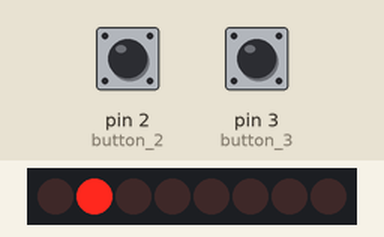
A sketch run on a simulated Arduino Uno, built with avr-gcc and run on an emulated ATmega328P. Parts: 8 shift-register outputs drawn as a row of LEDs (first output left, lit = HIGH). Wiring (inferred from the names in the program): shift register (74HC595): data pin 9; shift clock pin 13; latch pin 12. Wiring (inferred from the signals the program sends): row of LEDs: on Q0, Q1, Q2, Q3, Q4, Q5, Q6, Q7. Inputs (shaded band) come from the test bench; at power-on: pin 2 (button_2) HIGH, pin 3 (button_3) HIGH.

Above: at 1.6 s.
1.7 s: pin 2 (button_2) pulled LOW for 1 s
At 3.8 s:
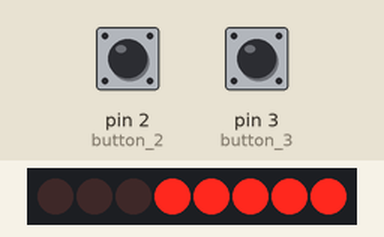
5.7 s: pin 3 (button_3) pulled LOW for 3.2 s
At 8.7 s:
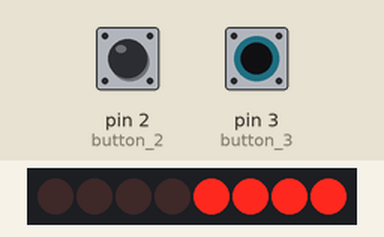
9.5 s: pin 3 (button_3) pulled LOW for 0.15 s
At 10.5 s:
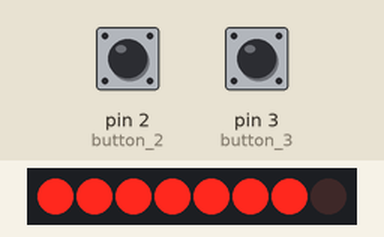
12.2 s: pin 2 (button_2) pulled LOW for 3.2 s
At 18.0 s:
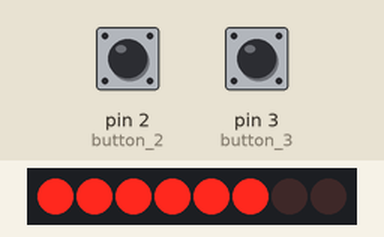
18.4 s: pin 2 (button_2) pulled LOW for 1 s
At 20.5 s:
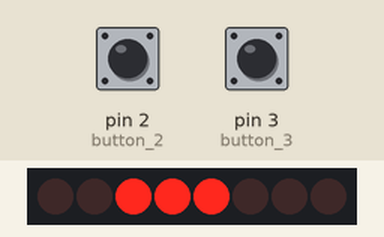
22.4 s: pin 3 (button_3) pulled LOW for 3.2 s
At 25.81 s:
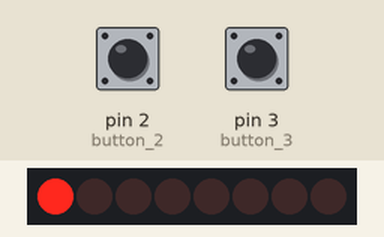
Timing chart, 0 to 29.2 s (numbered marks = the images above; inputs shaded):
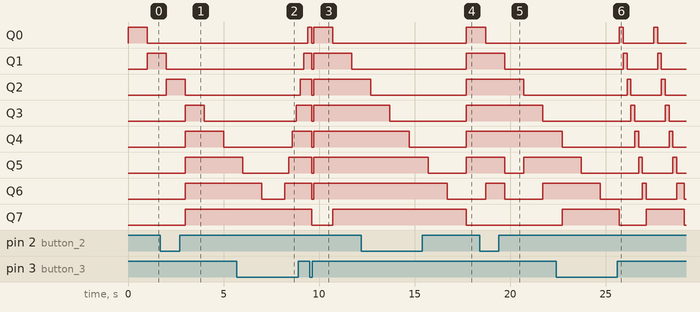

The sketch:

Buoi4.ino
```cpp
//chân ST_CP của 74HC595
#define latchPin  12
//chân SH_CP của 74HC595
#define clockPin  13
//Chân DS của 74HC595
#define dataPin  9

#define button_2  2
#define button_3  3

#define TIME 1000

int sau = 0b1;
int cnt3 = 0;
int cnt2 = 0;

void ngat_yc2()
{
  cnt2++;
  sau|= (1<< cnt2);
  if(sau > 0xff)
  {
    cnt2 = 0;
    sau = 0b1;
  }
}

void ngat_yc3()
{
  cnt3++;
  if (cnt3 > 2)
  {
    cnt3 = 0;
  }
}

void setup() {
  pinMode(latchPin, OUTPUT);
  pinMode(clockPin, OUTPUT);
  pinMode(dataPin, OUTPUT);
  pinMode(button_2, INPUT_PULLUP);
  pinMode(button_3, INPUT_PULLUP);
  attachInterrupt(1, ngat_yc3, LOW);
  attachInterrupt(0, ngat_yc2, LOW);
}

void loop() {
  if(cnt3 == 1)
  {
    led_sangdan();
    LED_OFF(100);
  }
  else if(cnt3 == 2)
  {
    led_sangdon();
    LED_OFF(100);
  }
  else
  {
    yeucau1();
  }
}

void TruyenStateLed(int stateLed)
{
  digitalWrite(latchPin, LOW);
  shiftOut(dataPin, clockPin, MSBFIRST, stateLed);
  digitalWrite(latchPin, HIGH);
}

void yeucau1()
{
  // con sau bo
  int stateLed = 0;
  for (int i = 0; i < 8; i++) {
    stateLed |= (sau << i);
    TruyenStateLed(stateLed);
    stateLed = 0;
    delay(TIME);
  }
}

void LED_OFF(int timeout)
{
    digitalWrite(latchPin, LOW);
    shiftOut(dataPin, clockPin, MSBFIRST, 0);
    digitalWrite(latchPin, HIGH);
    delay(timeout);
}

void led_sangdon()     // sang don tu phai sang trai OK
{
  int stateLed_1 = 0;
  int stateLed_2 = 0;
  int cnt = 7;
  for(int j = 0; j < cnt2; j++)
  {
    for(int i = 0; i <= cnt; i++)
    {
      stateLed_1 = (stateLed_2 | (1 << i));
      TruyenStateLed(stateLed_1);
      delay(200);
    }

    stateLed_2 |= 1 << (cnt--);
    TruyenStateLed(stateLed_2);
    delay(200);
  }
}

void led_sangdan()    // sang dan tu trai sang phai
{
  int ledState = 0;
  for(int i = 7; i >= 0; i--)
  {
    ledState |= (1 << i);
    TruyenStateLed(ledState);
    delay(200);
  }
}
```
